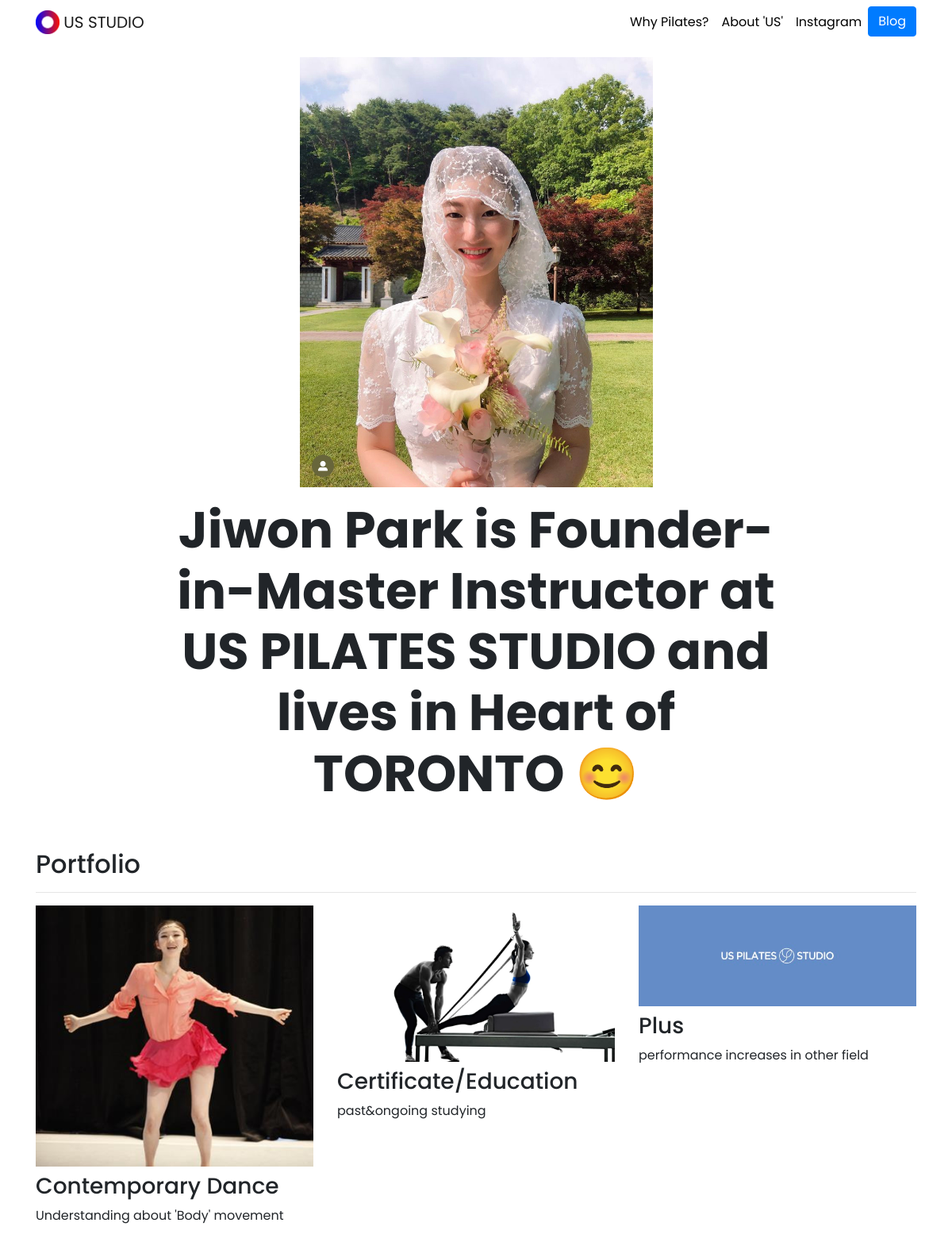
The page / on the database its author committed.
### portfolio/models.py (models this page shows, shortened)
class Project(models.Model): # 홈페이지에 보여질 프로젝트 세팅
    title = models.CharField(max_length=100)
    description = models.CharField(max_length=250)
    image = models.ImageField(upload_to = 'portfolio/images/')
    url = models.URLField(blank = True)

### portfolio/views.py (the view)
# urls.py: 2. Add a URL to urlpatterns:  path('', views.home, name='home')
def home(request):
    projects = Project.objects.all()
    return render(request, 'portfolio/home.html', {'projects': projects})

### portfolio/templates/portfolio/home.html
{% extends "portfolio/base.html" %}
{% load static %}
{% block content %}
<div class="row justify-content-center my-3">
  <div class="col-5">
    <img src="{% static 'portfolio/jiwon.jpeg' %}" class="img-fluid">
  </div>
</div>
<div class="row justify-content-center mb-3">
  <div class="col-md-9 text-center">
    <h1 id="hometext" class="font-weight-bold">Jiwon Park is Founder-in-Master Instructor at US PILATES STUDIO and lives in Heart of TORONTO 😊</h1>
  </div>
</div>
<h2 class="mt-5">Portfolio</h2>
<hr>
<div class="row">
  {% for project in projects %}
  <div class="col-lg-4 col-md-6">
    {% if project.url %}
    <a href="{{ project.url }}">
      <img src="{{ project.image.url }}" class="img-fluid mb-2">
    </a>
    {% else %}
    <img src="{{ project.image.url }}" class="img-fluid mb-2">
    {% endif %}
    <h3>{{ project.title }}</h3>
    <p>{{ project.description }}</p>
  </div>
  {% endfor %}
</div>
{% endblock %}

### portfolio/templates/portfolio/base.html (shortened to what this page needs)
{% load static %}
<!doctype html>
<html lang="en">
<head>
  <link rel="stylesheet" href="https://stackpath.bootstrapcdn.com/bootstrap/4.4.1/css/bootstrap.min.css">
  <link rel="stylesheet" href="{% static "portfolio/custom.css" %}">
</head>
<body>
  <nav id="topNav" class="navbar navbar-expand-md navbar-light">
    <div class="container">
      <a class="navbar-brand" href="{% url 'home' %}">
        <img src="{% static "portfolio/Logo.png" %}" width="30" height="30" class="d-inline-block align-top" alt="Nick's Logo">
        <span>US STUDIO</span>
      </a>
      <div class="collapse navbar-collapse text-center" id="navbarNav">
        <ul class="navbar-nav ml-auto">
          <li class="nav-item">
            <a class="nav-link" href="{% static "portfolio/resume.pdf" %}">Why Pilates?</a>
          </li>
          <li class="nav-item">
            <a class="nav-link" href="https://www.linkedin.com/in/nick-walter/" target="_blank">About 'US'</a>
          </li>
          <li class="nav-item">
            <a class="nav-link" href="https://www.instagram.com/us.pilates/" target="_blank">Instagram</a>
          </li>
          <li>
            <a role="button" href="{% url 'blog:all_blogs' %}" class="btn btn-primary">Blog</a>
          </li>
        </ul>
      </div>
    </div>
  </nav>
  <div class="container">
    {% block content %}{% endblock %}
  </div>
</body>
</html>

### portfolio/static/portfolio/custom.css (style rules this page uses)
.navbar-nav .nav-link { color: rgba(0,0,0,1) !important; }
body { font-family: 'Poppins', sans-serif; }
@media (min-width: 992px) { #hometext { font-size: 4rem; } }

### rows shown on the page
Project: image (picture), title "Contemporary Dance", description "Understanding about 'Body' movement"
Project: image (picture), title "Certificate/Education", description "past&ongoing studying"
Project: image (picture), title "Plus", description "performance increases in other field"
